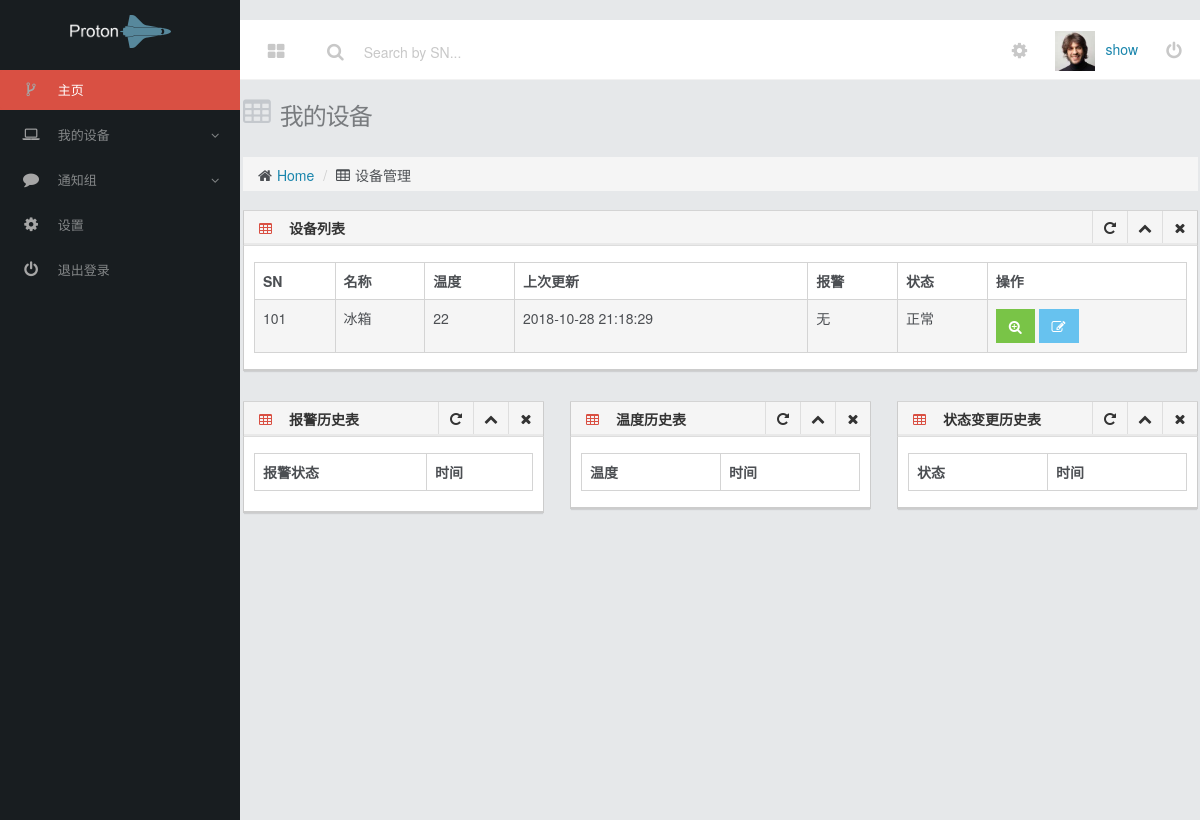
/detail/?machineid=33 (signed in), run on the app's committed database.
### default/models.py (models this page shows)
class Machine(models.Model):
    user = models.ForeignKey(User, on_delete=models.CASCADE)
    SN = models.CharField(max_length=10,unique='true')
    name = models.CharField(max_length=10)
    temperature = models.CharField(max_length=10)
    time = models.CharField(max_length=20)
    warning = models.CharField(max_length=10)
    state = models.CharField(max_length=10)
    limit = models.CharField(max_length=10) #阈值

### default/views.py (the view, shortened to what this page needs)
# urls.py: url(r'^detail/$',views.detail),#设备详细
def detail(request):
    if request.method == "GET":
        print("jin ru detail get")
        machineid = request.GET['machineid']
        print("detail id:"+machineid)
        machine = Machine.objects.get(id=machineid)
        username = request.session['username']
        return render(request, 'detail.html', {'machine': machine, 'username': username})

### templates/detail.html (shortened to what this page needs)
<!DOCTYPE html>
<html lang="en">
	<head>
	    <link href="/static/assets/css/bootstrap.min.css" rel="stylesheet">
		<link href="/static/assets/css/jquery.mmenu.css" rel="stylesheet">
		<link href="/static/assets/css/font-awesome.min.css" rel="stylesheet">
		<link href="/static/assets/plugins/jquery-ui/css/jquery-ui-1.10.4.min.css" rel="stylesheet">
	    <link href="/static/assets/css/style.min.css" rel="stylesheet">
		<link href="/static/assets/css/add-ons.min.css" rel="stylesheet">
	</head>
</head>
<body class="">
	<div class="navbar" role="navigation">
		<div class="container-fluid">
			<ul class="nav navbar-nav navbar-actions navbar-left">
				<li class="visible-md visible-lg"><a href="/table/" id="main-menu-toggle"><i class="fa fa-th-large"></i></a></li>
			</ul>
			<form action="/search_machine/" method="post" class="navbar-form navbar-left">
				<button type="submit"  class="fa fa-search"></button>
				<input type="text" name="machinesn" class="form-control" placeholder="Search by SN..."></a>
			</form>
	        <ul class="nav navbar-nav navbar-right">
                <li><a href="/user_set/"><i class="fa fa-cog"></i></a></li>
				<li class="dropdown visible-md visible-lg">
	        		<a href="#" class="dropdown-toggle" data-toggle="dropdown"><img class="user-avatar" src="/static/assets/img/avatar.jpg" alt="user-mail">{{ username }}</a>
	      		</li>
				<li><a href="/logout/"><i class="fa fa-power-off"></i></a></li>
			</ul>
		</div>
	</div>
<div class="sidebar  mm-menu mm-horizontal mm-offcanvas"><div class="sidebar-collapse mm-panel mm-opened mm-current" id="mm-0">
					<div class="sidebar-header t-center">
                        <span><img class="text-logo" src="/static/assets/img/logo1.png"><i class="fa fa-space-shuttle fa-3x blue"></i></span>
                    </div>
					<div class="sidebar-menu opened" style="height: 233px;">
						<ul class="nav nav-sidebar">
							<li class="active opened"><a href="/"><i class="fa fa-code-fork"></i><span class="text"> 主页</span></a></li>
							<li>
								<a href="#"><i class="fa fa-laptop"></i><span class="text"> 我的设备</span> <span class="fa fa-angle-down pull-right"></span></a>
							</li>
                            <li>
								<a href="#"><i class="fa fa-comment"></i><span class="text"> 通知组</span> <span class="fa fa-angle-down pull-right"></span></a>
							</li>
                            <li><a href="/user_set/"><i class="fa fa-cog"></i><span class="text"> 设置</span></a></li>
                            <li><a href="/logout/"><i class="fa fa-power-off"></i><span class="text"> 退出登录</span></a></li>
                        </ul>
                    </div>
				</div>
    <div class="sidebar-footer drop-shadow mm-panel mm-hidden" id="mm-1">
				</div></div>
<div class="row">
		<div class="main sidebar-minified" style="min-height: 540px;">
			<div class="row">
				<div class="col-lg-12">
					<h3 class="page-header"><i class="fa fa-table"></i>我的设备</h3>
					<ol class="breadcrumb">
						<li><i class="fa fa-home"></i><a href="/">Home</a></li>
						<li><i class="fa fa-table"></i>设备管理</li>
					</ol>
				</div>
			</div>
			<div class="row">
				<div class="col-lg-12">
					<div class="panel panel-default">
						<div class="panel-heading">
							<h2><i class="fa fa-table red"></i><strong>设备列表</strong></h2>
							<div class="panel-actions">
								<a href="table.html#" class="btn-setting"><i class="fa fa-rotate-right"></i></a>
								<a href="table.html#" class="btn-minimize"><i class="fa fa-chevron-up"></i></a>
								<a href="table.html#" class="btn-close"><i class="fa fa-times"></i></a>
							</div>
						</div>
						<div class="panel-body" style="display: block;">
							<table id="machine_table" class="table table-striped table-bordered bootstrap-datatable datatable">
							  <thead>
								  <tr>
									  <th>SN</th>
                                      <th>名称</th>
                                      <th>温度</th>
									  <th>上次更新</th>
                                      <th>报警</th>
                                      <th>状态</th>
									  <th>操作</th>
								  </tr>
							  </thead>
							  <tbody>
                                <tr>
                                    <td>{{ machine.SN }}</td>
                                    <td>{{ machine.name }}</td>
                                    <td>{{ machine.temperature }}</td>
                                    <td>{{ machine.time }}</td>
                                    <td>{{ machine.warning }}</td>
                                    <td>{{ machine.state }}</td>
                                    <td>
										<a class="btn btn-success" href="/detail/?machineid={{ machine.id }}">
											<i class="fa fa-search-plus "></i>
										</a>
										<a class="btn btn-info" href="/update/?machineid={{ machine.id }}">
											<i class="fa fa-edit "></i>
										</a>
                                </tr>
							  </tbody>
						  </table>
						</div>
					</div>
				</div>
            </div>
             <div class="row">
				<div class="col-lg-4">
					<div class="panel panel-default">
						<div class="panel-heading">
							<h2><i class="fa fa-table red"></i><strong>报警历史表</strong></h2>
							<div class="panel-actions">
								<a href="table.html#" class="btn-setting"><i class="fa fa-rotate-right"></i></a>
								<a href="table.html#" class="btn-minimize"><i class="fa fa-chevron-up"></i></a>
								<a href="table.html#" class="btn-close"><i class="fa fa-times"></i></a>
							</div>
						</div>
						<div class="panel-body" style="display: block;">
							<table id="warning_table" class="table table-striped table-bordered bootstrap-datatable datatable">
							  <thead>
								  <tr>
									  <th>报警状态</th>
									  <th>时间</th>
								  </tr>
							  </thead>
						  </table>
						</div>
					</div>
				</div>
                <div class="col-lg-4">
					<div class="panel panel-default">
						<div class="panel-heading">
							<h2><i class="fa fa-table red"></i><strong>温度历史表</strong></h2>
							<div class="panel-actions">
								<a href="table.html#" class="btn-setting"><i class="fa fa-rotate-right"></i></a>
								<a href="table.html#" class="btn-minimize"><i class="fa fa-chevron-up"></i></a>
								<a href="table.html#" class="btn-close"><i class="fa fa-times"></i></a>
							</div>
						</div>
						<div class="panel-body" style="display: block;">
							<table id="temperature_table" class="table table-striped table-bordered bootstrap-datatable datatable">
							  <thead>
								  <tr>
									  <th>温度</th>
                                      <th>时间</th>
								  </tr>
							  </thead>
						  </table>
						</div>
					</div>
				</div>
                 <div class="col-lg-4">
					<div class="panel panel-default">
						<div class="panel-heading">
							<h2><i class="fa fa-table red"></i><strong>状态变更历史表</strong></h2>
							<div class="panel-actions">
								<a href="table.html#" class="btn-setting"><i class="fa fa-rotate-right"></i></a>
								<a href="table.html#" class="btn-minimize"><i class="fa fa-chevron-up"></i></a>
								<a href="table.html#" class="btn-close"><i class="fa fa-times"></i></a>
							</div>
						</div>
						<div class="panel-body" style="display: block;">
							<table id="state_table" class="table table-striped table-bordered bootstrap-datatable datatable">
							  <thead>
								  <tr>
									  <th>状态</th>
                                      <th>时间</th>
								  </tr>
							  </thead>
						  </table>
						</div>
					</div>
				</div>
            </div>
        </div>
</div>
</body>
</html>

### data on the page
Machine: SN "101", name "冰箱", temperature "22", time "2018-10-28 21:18:29", warning "无", state "正常"

### other printed values
{{ username }} "show"
